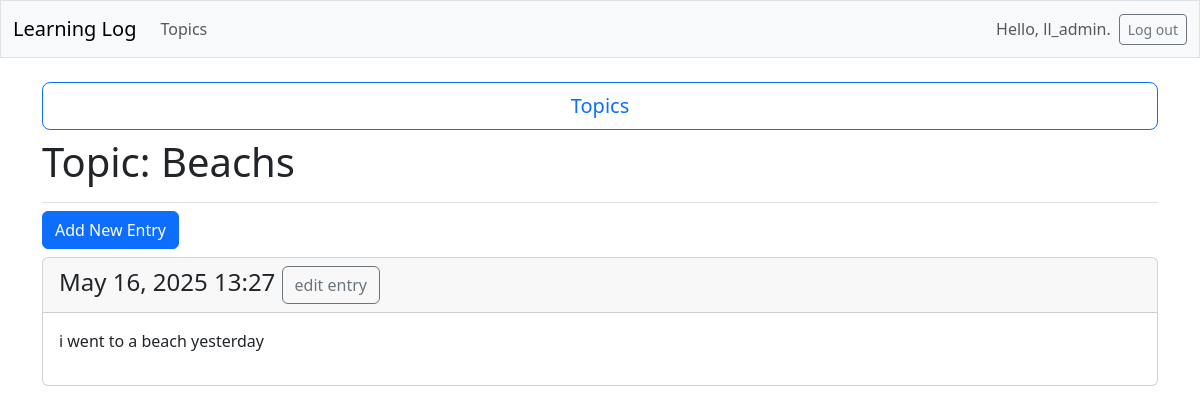
The page /topics/3/ (signed in) on the database its author committed.
### learning_logs/models.py (models this page shows, shortened)
class Topic(models.Model):
    text = models.CharField(max_length=200) #we use CharField when we want to store a small amt of text.
    date_added = models.DateTimeField(auto_now_add=True) #"auto_now_add=True": tells django to automatically set the current date and time whenever the user creates a new topic.
    owner = models.ForeignKey(User, on_delete=models.CASCADE) #if the user is deleted all the topics associated with that user will be deleted.

class Entry(models.Model): #inherits from Model class.
    topic = models.ForeignKey(Topic, on_delete=models.CASCADE) #"on_delete=models.CASCADE" if a topic is deleted, all the entries associated with that topic shoud be deleted.
    text = models.TextField() #for storing entries.
    date_added = models.DateTimeField(auto_now_add=True) #present the entries in the order they were created, and place the timestamp next to it.
    class Meta:
        verbose_name_plural = 'entries'

### learning_logs/views.py (the view)
# urls.py: path('topics/<int:topic_id>/', views.topic, name='topic'),
@login_required
def topic(request, topic_id):
    topic = Topic.objects.get(id = topic_id)
    check_topic_owner(request, topic)
    """if topic.owner != request.user:
        raise Http404"""
    entries = topic.entry_set.order_by('-date_added') #-date_added: the minus sign sorts the result in reverse order, recently added first.
    context = {'topic': topic, 'entries': entries}
    return render(request, 'learning_logs/topic.html', context)

### learning_logs/views.py (called while the page is built)
def check_topic_owner(request, topic):
    if topic.owner != request.user:
        raise Http404

### learning_logs/templates/learning_logs/topic.html
{% extends 'learning_logs/base.html' %}
{% load django_bootstrap5 %}
{% block page_header %}
<h2><a href="{% url 'learning_logs:topics' %}"><button class="btn btn-lg btn-outline-primary w-100">Topics</button></a></h2>
<h1>Topic: {{ topic.text }}</h1>
{% endblock page_header %}
{% block content %}
<h6>
    <a href="{% url 'learning_logs:new_entry' topic.id %}">{% bootstrap_button button_type="submit" content="Add New Entry" %}</a>
</h6>
    {% for entry in entries %}
        <div class="card mb-3">
            <h4 class="card-header">
                {{ entry.date_added|date:'M d, Y H:i' }}
                <small>
                    <a href="{% url 'learning_logs:edit_entry' entry.id %}"><button class="btn btn-outline-secondary">edit entry</button></a>
                </small>
            </h4>
            <div class="card-body">{{ entry.text|linebreaks }}</div>
        </div>
    {% empty %}
        <p>There are no entries for this topic yet.</p>
    {% endfor %}
{% endblock content %}

### learning_logs/templates/learning_logs/base.html (shortened to what this page needs)
<!DOCTYPE html>
<html lang="en">
<head>
  {% load django_bootstrap5 %}
  {% bootstrap_css %}
</head>
<body>
  <nav class="navbar navbar-expand-md navbar-light bg-light mb-4 border">
    <div class="container-fluid">
      <a class="navbar-brand" href="{% url 'learning_logs:index' %}">Learning Log</a>
      <div class="collapse navbar-collapse" id="navbarCollapse">
        <ul class="navbar-nav me-auto mb-2 mb-md-0">
          <li class="nav=item">
            <a class="nav-link" href="{% url 'learning_logs:topics' %}">
              Topics
            </a>
          </li>
        </ul>
         <ul class="navbar-nav ms-auto mb-2 mb-md-0">
          {% if user.is_authenticated %}
            <li class="nav-item">
              <span class="navbar-text me-2">Hello, {{ user.username }}.
              </span>
            </li>
            {% endif %}
         </ul>
         {% if user.is_authenticated %}
          <form action="{% url 'accounts:logout' %}" method="post">
            <button name="submit" class="btn btn-outline-secondary btn-sm">
              Log out </button>
          </form>
          {% endif %}
      </div>
    </div>
  </nav>
  <main class="container">
    <div class="pb-2 mb-2 border-bottom">
      {% block page_header  %}{% endblock page_header %}
    </div>
    <div>
      {% block content %} {% endblock content %}
    </div>
  </main>
</body>
</html>

### rows shown on the page
Topic: text "Beachs"
Entry: date_added "May 16, 2025 13:27", text "i went to a beach yesterday"

### other values the page prints
{{ user.username }} "ll_admin"
